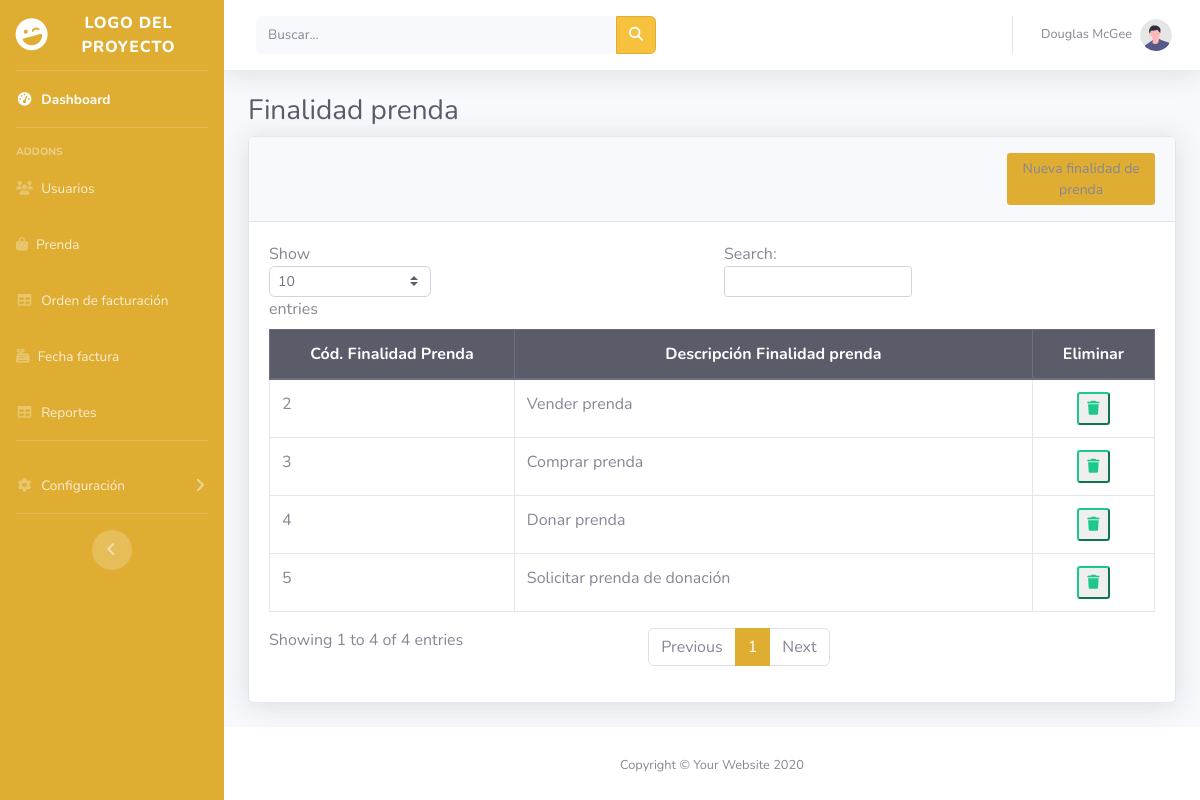
Page /vista/app/Admon/Finalidadprenda.php on the committed database.
### tables this page shows
CREATE TABLE `finalidad_prenda` (
  `Id_tipofinalidad` int(11) NOT NULL,
  `Descrip_finalidad` varchar(50) NOT NULL
);

### vista/app/Admon/Finalidadprenda.php (the view, shortened to what this page needs)
<?php
include('Menu.php');
?>
                <div class="container-fluid">
                    <h1 class="h3 mb-2 text-gray-800">Finalidad prenda</h1>
                    <div class="card shadow mb-4">
                        <div class="col-md-12 align-self-end card-header py-3 justify-content-end">
                            <button class="btn btn-sm bg-gradient-primary offset-md-10 col-md-2 " data-toggle="modal" data-target="#exampleModal">Nueva finalidad de prenda</button>
                        </div>
                        <div class="card-body">
                            <div class="table-responsive">
                                <table class="table table-bordered" id="dataTable" width="100%" cellspacing="0">
                                <thead class="thead-dark">
                              <th style="width: 10rem" ><center>Cód. Finalidad Prenda</center></th>
                              <th style="width: 20rem" ><center>Descripción Finalidad prenda</center></th>
                              <th style="width: 5rem" ><center>Eliminar</center> </th>
                          </thead>
                                    <?php
                          include( '../../../controlador/conex.php');
                          $cons = $conexion -> query("SELECT * FROM finalidad_prenda");
                          while ($row = $cons -> fetch_row()) {
                         ?>
                        <tr>
                          <td><?php echo ''.$row[0].''; ?></td>
                          <td><?php echo ''.$row[1].''; ?></td>
                           <td> <center><button type="submit" class="btn-outline-success btn-sm"  value="Eliminar" name="BorrarFinalidad" onclick="location='../../../controlador/BorrarFinalidad.php?id=<?php echo ''.$row[0].'' ?>'" ><i class="fa-solid fa-trash"></i><span class="oi oi-x"></span></button></center></td>
                        </tr>
                        <?php } ?>
                                </table>
                            </div>
                        </div>
                    </div>
                </div>
            </div>
            <footer class="sticky-footer bg-white">
                <div class="container my-auto">
                    <div class="copyright text-center my-auto">
                        <span>Copyright &copy; Your Website 2020</span>
                    </div>
                </div>
            </footer>
        </div>
    </div>
</body>
</html>

### rows in the picture
finalidad_prenda: Id_tipofinalidad "2", Descrip_finalidad "Vender prenda"
finalidad_prenda: Id_tipofinalidad "3", Descrip_finalidad "Comprar prenda"
finalidad_prenda: Id_tipofinalidad "4", Descrip_finalidad "Donar prenda"
finalidad_prenda: Id_tipofinalidad "5", Descrip_finalidad "Solicitar prenda de donación"
